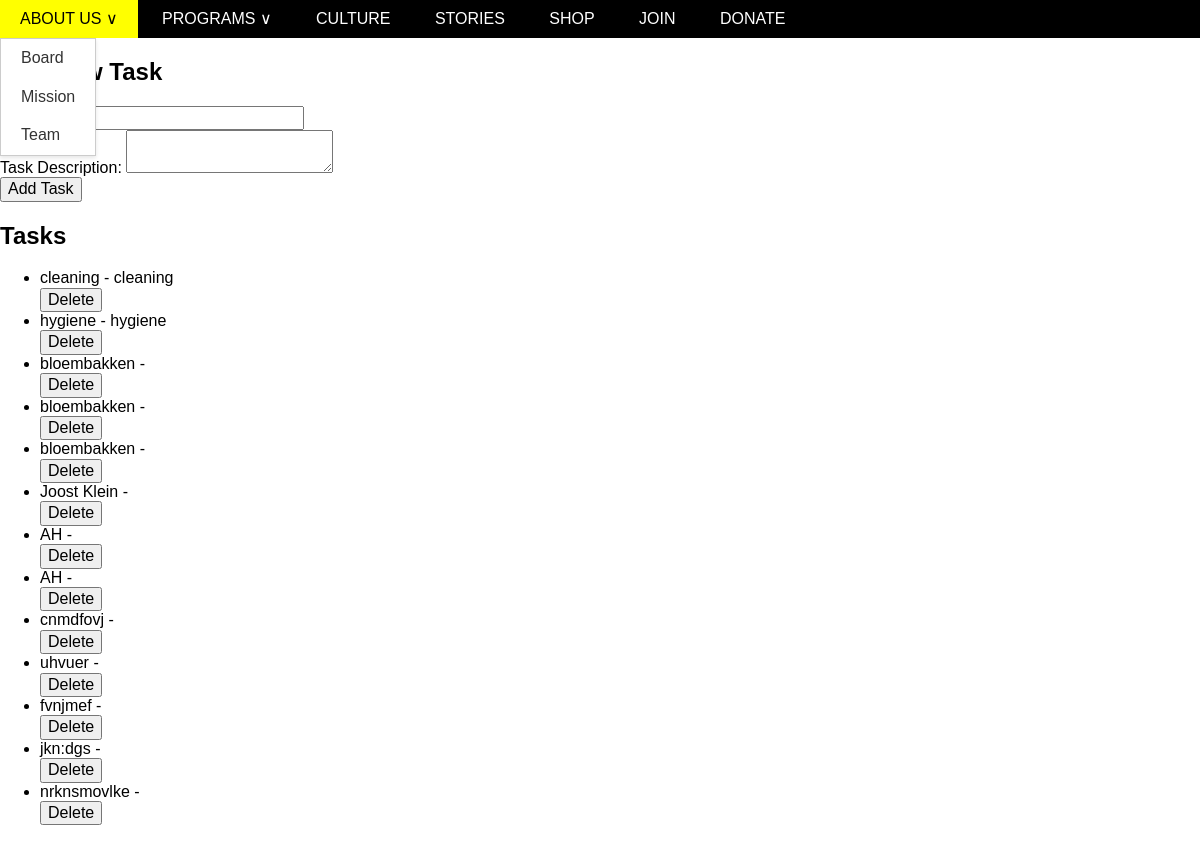
Screenshot of /admin_tasks.php with the database file from the repository.
### tables this page shows
CREATE TABLE `hub_tasks` (
  `id` int(11) NOT NULL,
  `task_name` varchar(255) NOT NULL,
  `task_description` text,
  `task_type` varchar(100) DEFAULT NULL,
  `task_status` varchar(50) NOT NULL DEFAULT 'Open',
  `task_start_date` datetime DEFAULT NULL,
  `task_end_date` datetime DEFAULT NULL,
  `assigned_to` int(11) DEFAULT NULL,
  `hub_location_id` int(11) DEFAULT NULL,
  `assigned_manager_id` int(11) DEFAULT NULL
);

### admin_tasks.php (the view, shortened to what this page needs)
<?php
require_once(__DIR__ . "/classes/db.php");
try {
    $conn = Db::getConnection();
} catch (PDOException $e) {
    die("Connection failed: " . $e->getMessage());
}
?>
<!DOCTYPE html>
<html lang="en">
<head>
    <link rel="stylesheet" href="styles/normalize.css">
    <link rel="stylesheet" href="styles/nav.css">
</head>
<body>
    <?php include_once("nav.inc.php"); ?>
    <h2>Add New Task</h2>
    <form method="post" action="<?php echo htmlspecialchars($_SERVER["PHP_SELF"]); ?>">
        <label for="task_name">Task Name:</label>
        <input type="text" id="task_name" name="task_name" required><br>
        <label for="task_description">Task Description:</label>
        <textarea id="task_description" name="task_description" required></textarea><br>
        <button type="submit" name="add_task_type">Add Task</button>
    </form>
    <h2>Tasks</h2>
    <ul>
        <?php
        try {
            $sql = "SELECT * FROM `hub_tasks`";
            $stmt = $conn->prepare($sql);
            $stmt->execute();
            $tasks = $stmt->fetchAll(PDO::FETCH_ASSOC);
            foreach ($tasks as $task) {
                echo "<li>" . $task["task_name"] . " - " . $task["task_description"] . " <form method='post' action='" . htmlspecialchars($_SERVER["PHP_SELF"]) . "'><input type='hidden' name='task_id' value='" . $task["id"] . "'><button type='submit' name='delete_task'>Delete</button></form></li>";
            }
        } catch (PDOException $e) {
            echo "Error: " . $e->getMessage();
        }
        ?>
    </ul>
</body>
</html>

### nav.inc.php (shortened to what this page needs)
<!DOCTYPE html>
<html lang="en">
<head>
</head>
<body>
    <nav>
        <ul>
            <li>
                <a href="#">ABOUT US &or;</a>
                <ul>
                    <li><a href="#">Board</a></li>
                    <li><a href="#">Mission</a></li>
                    <li><a href="#">Team</a></li>
                </ul>
            </li>
            <li>
                <a href="#">PROGRAMS &or;</a>
            </li>
            <li><a href="#">CULTURE</a></li>
            <li><a href="#">STORIES</a></li>
            <li><a href="#">SHOP</a></li>
            <li><a href="#">JOIN</a></li>
            <li><a href="#">DONATE</a></li>
        </ul>
    </nav>

### styles/nav.css (style rules this page uses)
* { font-family: sans-serif; }
nav ul { list-style: none; margin: 0; padding: 0; background-color: black; }
nav ul li { display: inline-block; position: relative; }
nav ul li a { display: block; padding: 10px 20px; text-decoration: none; color: #fff; transition: background-color 0.3s; }
nav ul li ul { display: none; position: absolute; background-color: #fff; box-shadow: 0 2px 4px rgba(0, 0, 0, 0.1); border: 1px solid #ccc; }
nav ul li ul li { display: block; white-space: nowrap; }
nav ul li ul li a { display: block; padding: 10px 20px; text-decoration: none; color: #333; transition: background-color 0.3s; }

### rows the page displays
hub_tasks: task_name "cleaning", task_description "cleaning"
hub_tasks: task_name "hygiene", task_description "hygiene"
hub_tasks: task_name "bloembakken"
hub_tasks: task_name "bloembakken"
hub_tasks: task_name "bloembakken"
hub_tasks: task_name "Joost Klein"
hub_tasks: task_name "AH"
hub_tasks: task_name "AH"
hub_tasks: task_name "cnmdfovj"
hub_tasks: task_name "uhvuer"
hub_tasks: task_name "fvnjmef"
hub_tasks: task_name "jkn:dgs"
hub_tasks: task_name "nrknsmovlke"
